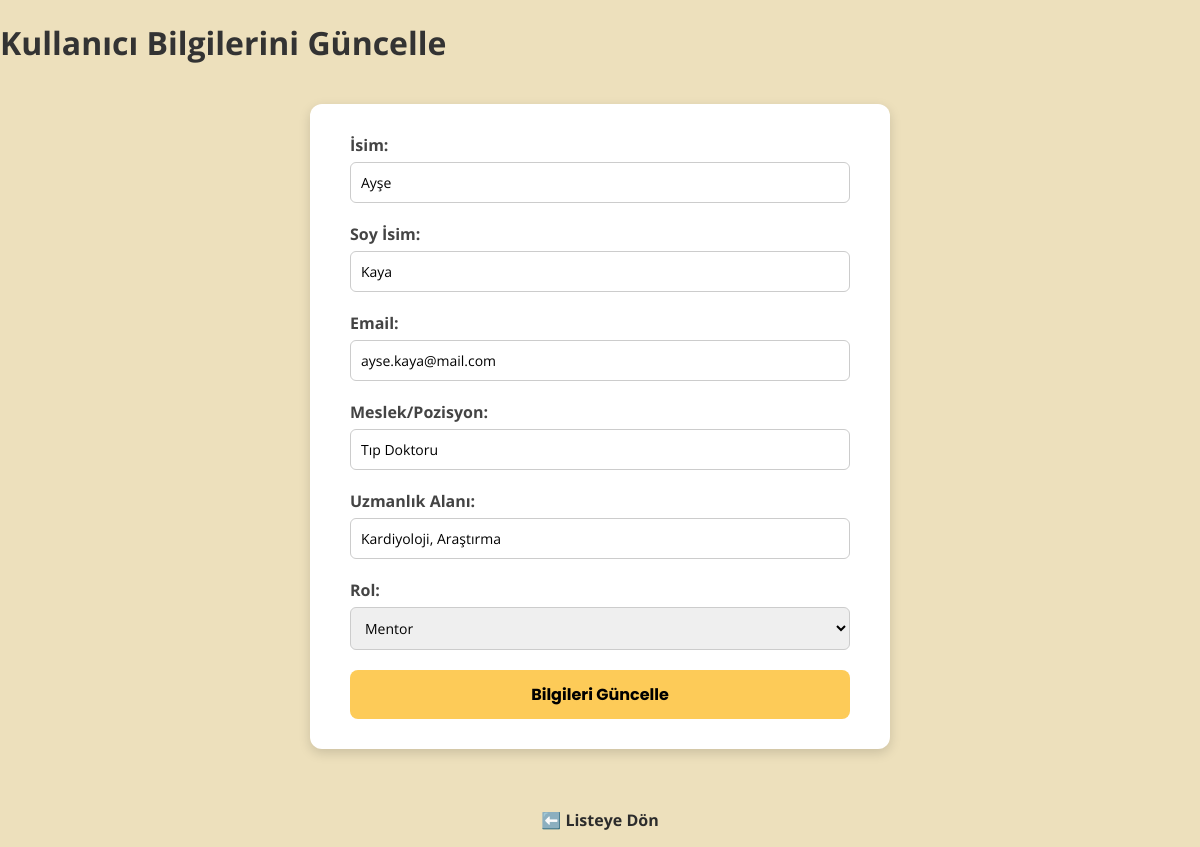
/edit-user/2, run on an earlier commit of the app's database.
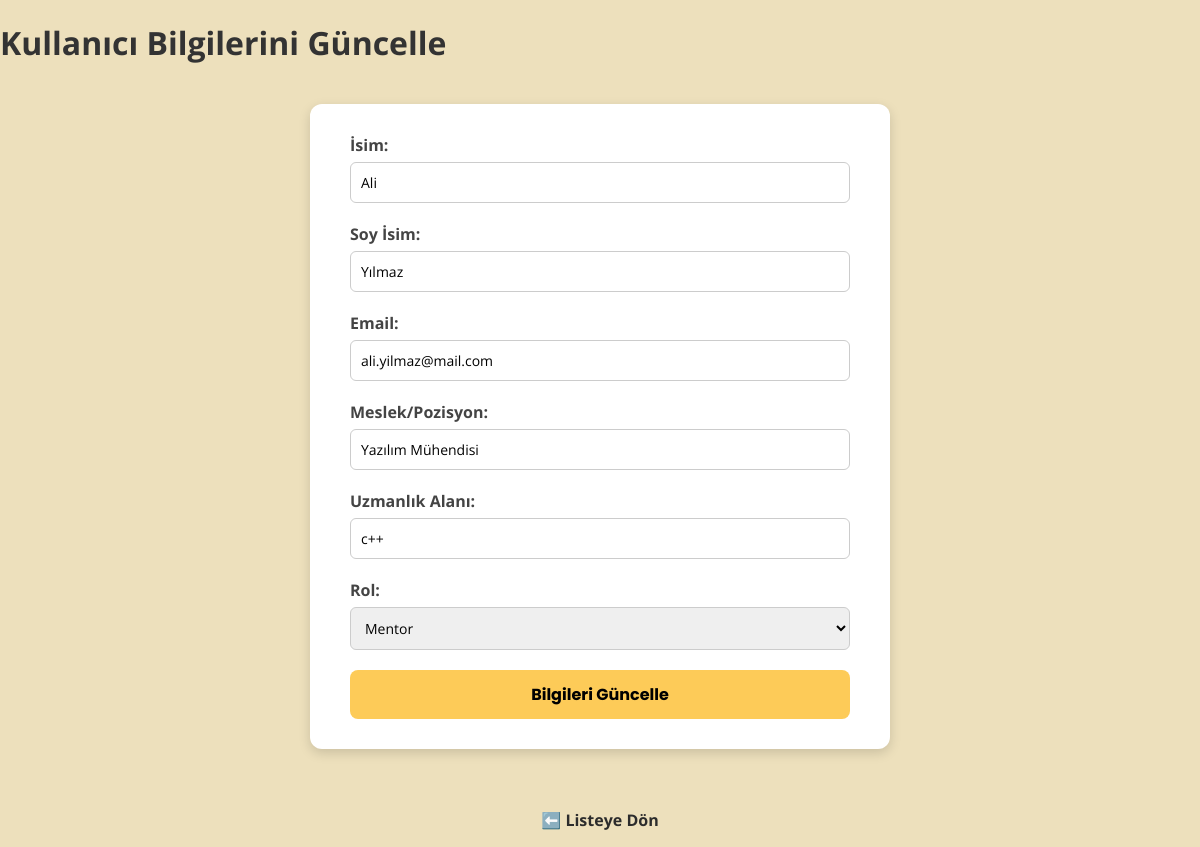
And on a later commit of the database.
### tables this page shows
CREATE TABLE users (
        id INTEGER PRIMARY KEY AUTOINCREMENT,
        first_name TEXT NOT NULL,
        last_name TEXT NOT NULL,
        email TEXT UNIQUE NOT NULL,
        occupation TEXT NOT NULL,
        skills TEXT NOT NULL,
        role TEXT CHECK(role IN ('mentor', 'mentee')) NOT NULL,
        selectedMentId INTEGER REFERENCES users(id) ON DELETE SET NULL
    );

### routes.py (the view)
@app.route("/edit-user/<int:user_id>", methods=["GET"])
def edit_user_form(user_id):
    conn = get_db_connection()
    cursor = conn.cursor()
    cursor.execute("SELECT * FROM users WHERE id=?", (user_id,))
    row = cursor.fetchone()
    conn.close()
    if row is None:
        return "Kullanıcı bulunamadı!", 404
    return render_template("edit_user.html", user=row)

### database.py (called while the page is built)
def get_db_connection():
    conn = sqlite3.connect('mentorship.db', check_same_thread=False, timeout=10)
    conn.row_factory = sqlite3.Row
    conn.execute("PRAGMA busy_timeout = 5000")
    return conn

### templates/edit_user.html (shortened to what this page needs)
<!DOCTYPE html>
<html lang="tr">
<head>
    <link rel="stylesheet" href="/static/style.css">
</head>
<body>
    <h1>Kullanıcı Bilgilerini Güncelle</h1>
    <div class="form-container">
        <form action="/edit-user/{{ user.id }}" method="POST">
            <label>İsim:</label>
            <input type="text" name="first_name" value="{{ user.first_name }}" required>
            <label>Soy İsim:</label>
            <input type="text" name="last_name" value="{{ user.last_name }}" required>
            <label>Email:</label>
            <input type="email" name="email" value="{{ user.email }}" required>
            <label>Meslek/Pozisyon:</label>
            <input type="text" name="occupation" value="{{ user.occupation }}" required>
            <label id="skills-label">
            </label>
            <input type="text" name="skills" value="{{ user.skills }}" required>
            <label>Rol:</label>
            <select name="role" id="role" onchange="toggleSkillLabel()" required>
                <option value="mentor" {% if user.role == 'mentor' %}selected{% endif %}>Mentor</option>
            </select>
            <button type="submit">Bilgileri Güncelle</button>
        </form>
    </div>
    <p style="text-align: center;"><a href="/list-users">⬅️ Listeye Dön</a></p>
</body>
</html>

What changed in the data, as far as the page shows it:
changed users "Mentor": first_name "Ayşe" → "Ali"; last_name "Kaya" → "Yılmaz"; email "ayse.kaya@mail.com" → "ali.yilmaz@mail.com"; occupation "Tıp Doktoru" → "Yazılım Mühendisi"; skills "Kardiyoloji, Araştırma" → "c++"
